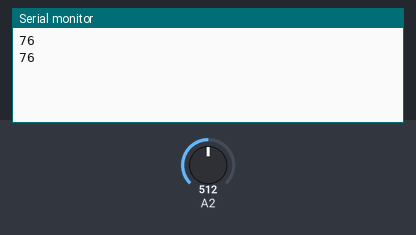
A sketch run on a simulated Arduino Uno, built with avr-gcc and run on an emulated ATmega328P. Shown: the last lines printed to the serial monitor. Inputs (shaded band) come from the test bench; at power-on: A2 = 512.

Above: at 1.8 s.
1.9 s: A2 set to 716
At 2.8 s:
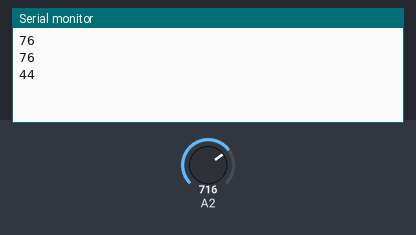
3.4 s: A2 set to 900
At 4.4 s:
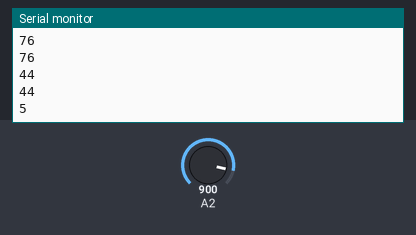
Timing chart, 0 to 6.4 s (numbered marks = the images above; inputs shaded):
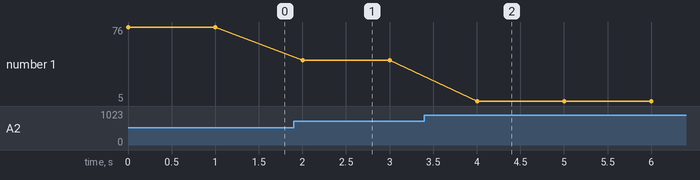

Measured:
- after the input at 1.9 s, the serial monitor: prints a new line after 0.10 s (image 1)
- after the input at 3.4 s, the serial monitor: prints a new line after 0.60 s (image 2)
- plotted number 1: 76 → 44 after the input at 1.9 s, 44 → 5 after the input at 3.4 s

The sketch:

thermistor.ino
```cpp
#include <math.h>

double Thermistor(int RawADC) {
 double Temp;
 Temp = log(10000.0/(1024.0/RawADC-1)); // for pull-up configuration
 Temp = 1 / (0.001129148 + (0.000234125 + (0.0000000876741 * Temp * Temp ))* Temp );
 //Temp = Temp - 273.15;            // Convert Kelvin to Celcius
 Temp = Temp * 9/ 5-459.67;
 return Temp;
}

void setup() {
 Serial.begin(9600);
}

void loop() {
 Serial.println(int(Thermistor(analogRead(A2))));
 delay(1000);
}
```
